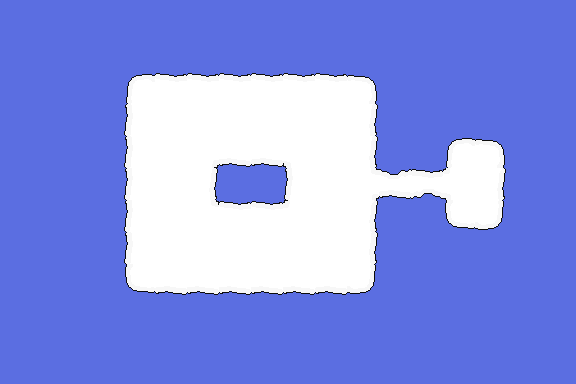

A level layout from a 2D game, rendered from its tile map. Below: a short description, then the map file with its tile-grid data intact:
An orthogonal 18x12 tile map with 32x32 px tiles, 3 tile layers (sky, clouds, grass).

<map version="1.9" tiledversion="1.9.2" orientation="orthogonal" renderorder="right-down" width="18" height="12" tilewidth="32" tileheight="32" infinite="0" nextlayerid="9" nextobjectid="6">
 <tileset firstgid="1" source="clouds.tsx" />
 <layer id="6" name="sky" width="18" height="12">
  <data encoding="csv">
13,13,13,13,13,13,13,13,13,13,13,13,13,13,13,13,13,13,
13,13,13,13,13,13,13,13,13,13,13,13,13,13,13,13,13,13,
13,13,13,13,13,13,13,13,13,13,13,13,13,13,13,13,13,13,
13,13,13,13,13,13,13,13,13,13,13,13,13,13,13,13,13,13,
13,13,13,13,13,13,13,13,13,13,13,13,13,13,13,13,13,13,
13,13,13,13,13,13,13,13,13,13,13,13,13,13,13,13,13,13,
13,13,13,13,13,13,13,13,13,13,13,13,13,13,13,13,13,13,
13,13,13,13,13,13,13,13,13,13,13,13,13,13,13,13,13,13,
13,13,13,13,13,13,13,13,13,13,13,13,13,13,13,13,13,13,
13,13,13,13,13,13,13,13,13,13,13,13,13,13,13,13,13,13,
13,13,13,13,13,13,13,13,13,13,13,13,13,13,13,13,13,13,
13,13,13,13,13,13,13,13,13,13,13,13,13,13,13,13,13,13
</data>
 </layer>
 <layer id="7" name="clouds" width="18" height="12" offsetx="-5.33333" offsety="-24">
  <data encoding="csv">
0,0,0,0,0,0,0,0,0,0,0,0,0,0,0,0,0,0,
0,0,0,0,0,0,0,0,0,0,0,0,0,0,0,0,0,0,
0,0,0,0,0,0,0,0,0,0,0,0,0,0,0,0,0,0,
0,0,0,0,2,3,3,3,3,3,3,2684354562,0,0,0,0,0,0,
0,0,0,0,2684354575,9,9,9,9,9,9,2684354563,0,0,0,0,0,0,
0,0,0,0,2684354575,9,3221225477,3221225475,15,1610612741,9,2684354563,0,0,2,2684354562,0,0,
0,0,0,0,1610612739,9,2684354563,0,0,1610612739,9,2684354571,17,3221225489,1610612747,10,0,0,
0,0,0,0,1610612739,9,2684354565,3,3,5,9,10,0,0,1610612738,3221225474,0,0,
0,0,0,0,2684354575,9,9,9,9,9,9,1610612751,0,0,0,0,0,0,
0,0,0,0,1610612738,15,3221225475,3221225475,3221225475,3221225475,15,3221225474,0,0,0,0,0,0,
0,0,0,0,0,0,0,0,0,0,0,0,0,0,0,0,0,0,
0,0,0,0,0,0,0,0,0,0,0,0,0,0,0,0,0,0
</data>
 </layer>
 <layer id="8" name="grass" width="18" height="12">
  <data encoding="csv">
0,0,0,0,0,0,0,0,0,0,0,0,0,0,0,0,0,0,
0,0,0,0,0,0,0,0,0,0,0,0,0,0,0,0,0,0,
0,0,0,0,0,0,0,0,0,0,0,0,0,0,0,0,0,0,
0,0,0,0,0,0,0,0,0,0,0,0,0,0,0,0,0,0,
0,0,0,0,0,0,0,0,0,0,0,0,0,0,0,0,0,0,
0,0,0,0,0,0,0,0,0,0,0,0,0,0,0,0,0,0,
0,0,0,0,0,0,0,0,0,0,0,0,0,0,0,0,0,0,
0,0,0,0,0,0,0,0,0,0,0,0,0,0,0,0,0,0,
0,0,0,0,0,0,0,0,0,0,0,0,0,0,0,0,0,0,
0,0,0,0,0,0,0,0,0,0,0,0,0,0,0,0,0,0,
0,0,0,0,0,0,0,0,0,0,0,0,0,0,0,0,0,0,
0,0,0,0,0,0,0,0,0,0,0,0,0,0,0,0,0,0
</data>
 </layer>
</map>
